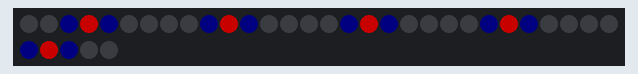
This sketch was run on a simulated Arduino Uno, built with avr-gcc and run on an emulated ATmega328P. On the bench: 35 RGB LEDs in strip order, left to right, continuing on the next row. Dim RGB values are drawn brighter than linear.

Above: at 0.15 s.
At 7.35 s:
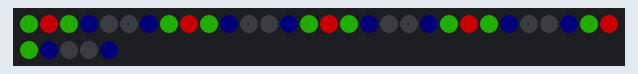
At 10.77 s:
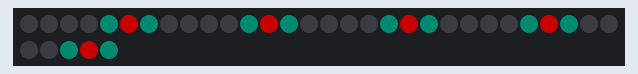
At 20.81 s:
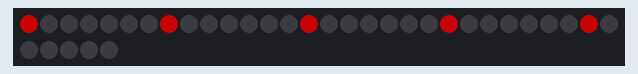
At 29.09 s:
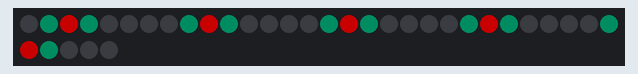
At 39.05 s:
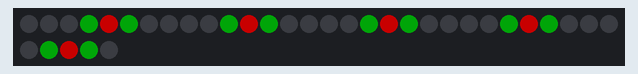

The sketch:

fast_rainbowDec11.ino
```cpp
#include<FastLED.h>

#define LED_AMOUNT        35
#define DATA_PIN          11
#define GLOBAL_BRIGHTNESS 100

#define FRAGMENT_AMOUNT   5
#define FRAGMENT_SIZE     (LED_AMOUNT / FRAGMENT_AMOUNT)
#define FRAGMENT_MIDPOINT (FRAGMENT_SIZE / 2)

CRGB leds[LED_AMOUNT];

float move = 0;

float midpoints[FRAGMENT_AMOUNT];

void setup() {
  FastLED.addLeds<NEOPIXEL, DATA_PIN>(leds, LED_AMOUNT);
  FastLED.setBrightness(GLOBAL_BRIGHTNESS);

  for(int fragment = 0; fragment < FRAGMENT_AMOUNT; fragment++){
    midpoints[fragment] = FRAGMENT_MIDPOINT + (fragment * FRAGMENT_SIZE);
  }
}

void loop() {

  FastLED.clear();

  float spread = FRAGMENT_MIDPOINT * ((sin(move) + 1) / 2);
  float step = PI / spread;

  for(int fragment = 0; fragment < FRAGMENT_AMOUNT; fragment++){
    midpoints[fragment] += 0.05;

    if(midpoints[fragment] > LED_AMOUNT) midpoints[fragment] = 0;

    int pos = midpoints[fragment];

    for(int i=0; i<= spread; ++i){

      float brightness = cos(i * step);
      brightness = (brightness + 1) / 2;
      brightness *= 255;

      // Replace the white color with Rainbow color
      leds[(pos+i) % LED_AMOUNT] = CHSV(i * 255 / spread, 255, brightness);

      if( pos - i < 0) {
        leds[pos - i + LED_AMOUNT] = CHSV(i * 255 / spread, 255, brightness);
      }
      else leds[pos - i] = CHSV(i * 255 / spread, 255, brightness);
    }
  }

  FastLED.show();

  move += 0.005;
}
```
